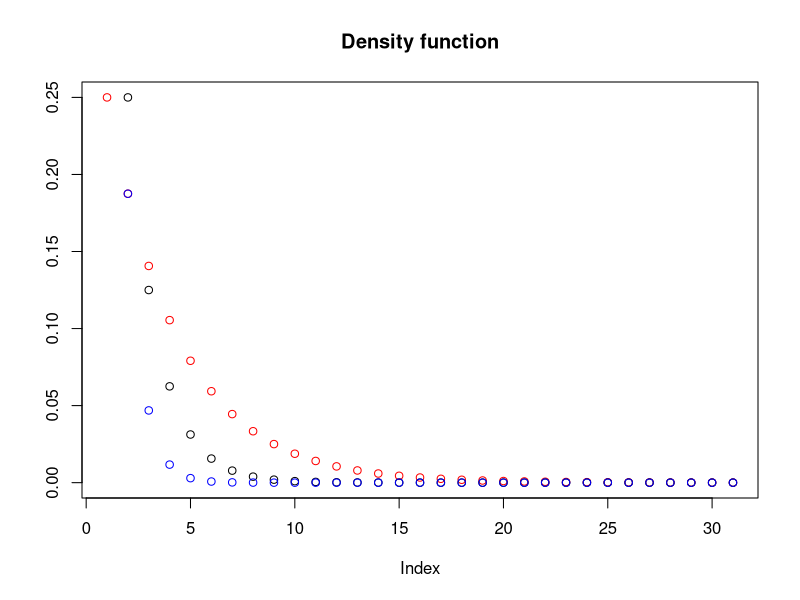
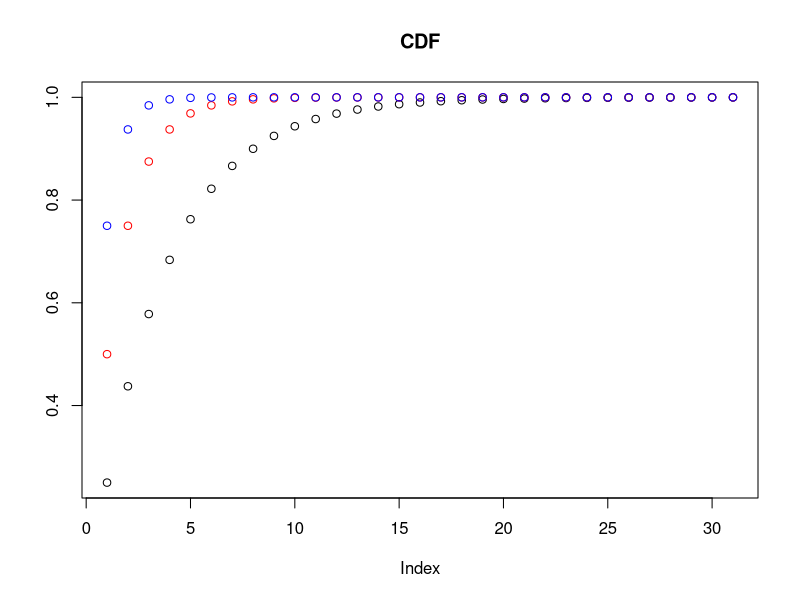
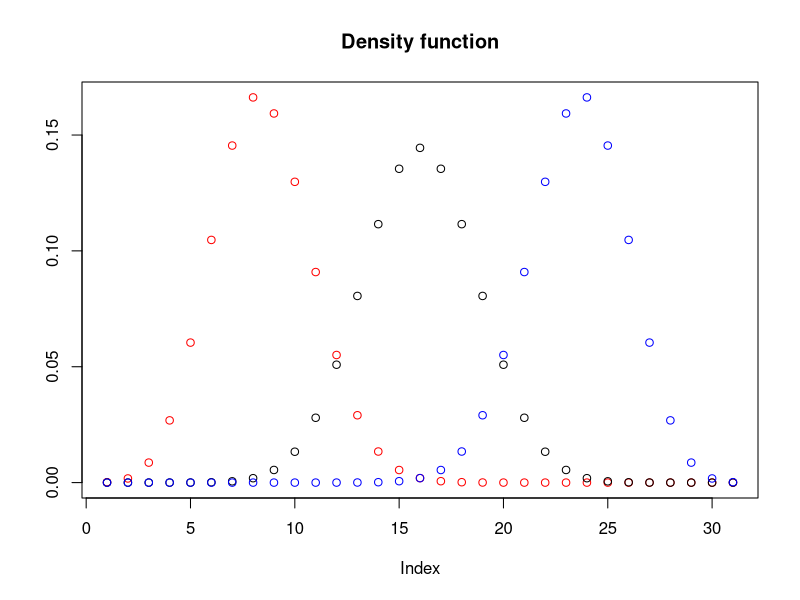
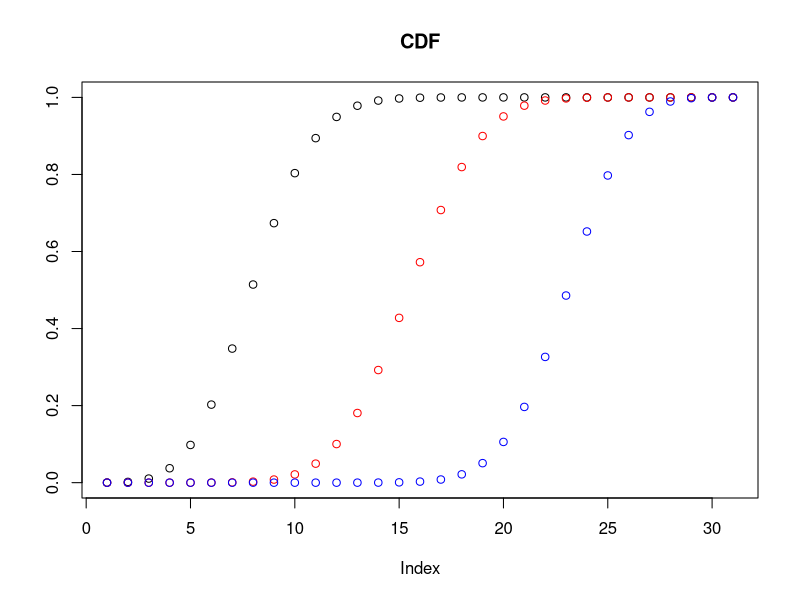
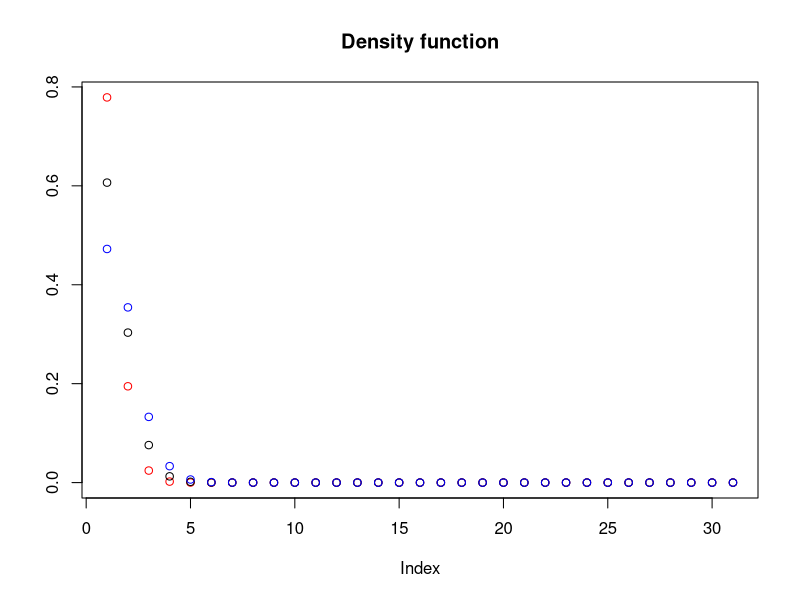
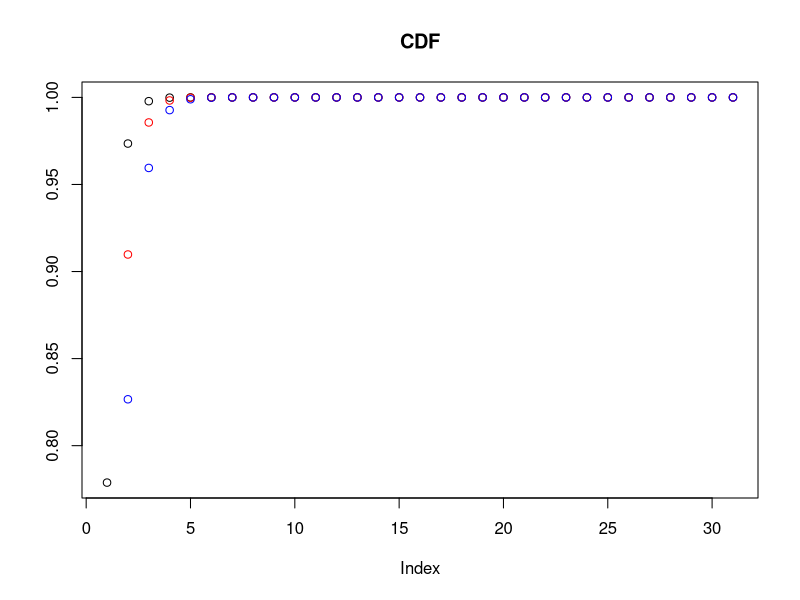
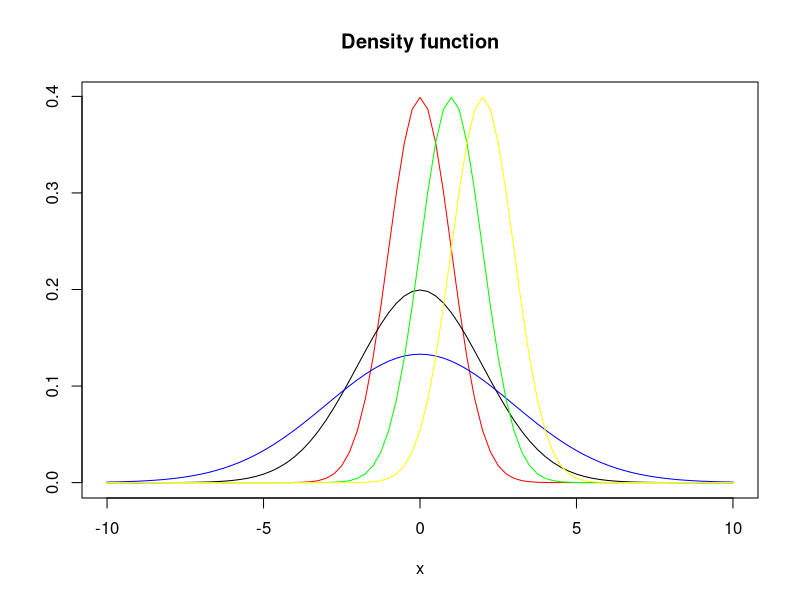
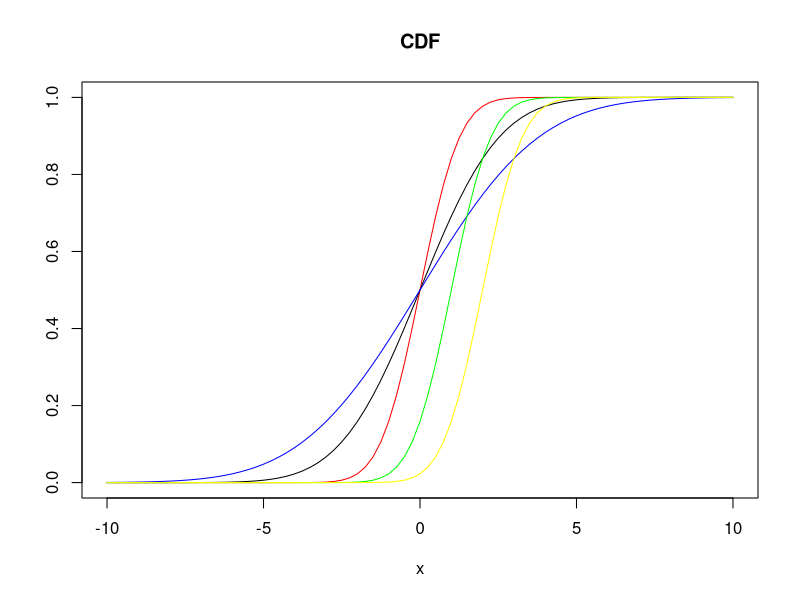

Write R code to recreate these figures, in order.

############################################
#           TP2 - Estimation               #
#             Achraf SEDDIK                #    
############################################

##### Discrete probability distributions #####

x = seq(0,30, 1) #we take coordinates over the ensemble N 

#0. Bernouilli Distribution (parameter p) : 
  # particular case of binomial distribution with n = 1 

#1. Geometric distribution (parameter p)
  #mass function
   plot( dgeom(x, p = 0.25), col = 'red', ylab = '', main = "Density function")
   lines( dgeom(x, p = 0.5), col = 'black', ylab = '', type = 'p')
   lines( dgeom(x, p = 0.75), col = 'blue', ylab = '', type = 'p')

  #cumulative distribution function
   plot( pgeom(x, p=0.25), ylab = '', main = "CDF")
   lines( pgeom(x, p=0.5), col = 'red' , ylab = '',type = 'p')    
   lines( pgeom(x ,p=0.75), col = 'blue' , ylab = '',type = 'p')    
   
#2. binomial distribution (parameters p and n)
  n = 30         #for n = 1
  #mass function
    plot( dbinom(x, n, p =  0.25), col = 'red', ylab = '', main = "Density function")
    lines( dbinom(x, n, p = 0.5), col = 'black', ylab = '',type = 'p')
    lines( dbinom(x, n, p = 0.75), col = 'blue', ylab = '',type = 'p')
    
  #cumulative distribution function
    plot( pbinom(x, n, p=0.25), ylab = '', main = "CDF")
    lines( pbinom(x, n, p=0.5), col = 'red' , ylab = '',type = 'p')    
    lines( pbinom(x, n, p=0.75), col = 'blue' , ylab = '',type = 'p')   
    
#3. Poisson distribution (parameter lambda)
  #mass function
    plot( dpois(x, lambda = 0.25), col = 'red', ylab = '', main = "Density function")
    lines( dpois(x, lambda = 0.5), col = 'black', ylab = '',type = 'p')
    lines( dpois(x, lambda = 0.75), col = 'blue', ylab = '',type = 'p')
    
  #cumulative distribution function
    plot( ppois(x, lambda=0.25), ylab = '', main = "CDF")
    lines( ppois(x, lambda=0.5), col = 'red' , ylab = '',type = 'p')    
    lines( ppois(x, lambda=0.75), col = 'blue' , ylab = '',type = 'p')   
    
##### Continuous probability distributions #####

#4. Gaussian (Normal) distribution (parameters mu and sigma)
  x = seq(-10,10, 0.25) #we take x coordinates over the ensemble R
  #density function
    plot(x, dnorm(x, mean = 0, sd = 1), col = 'red', ylab = '', type = 'l', main = "Density function")
    lines(x, dnorm(x, mean = 0, sd = 2), col = 'black', ylab = '',type = 'l')
    lines(x, dnorm(x, mean = 0, sd = 3), col = 'blue', ylab = '',type = 'l')
    lines(x, dnorm(x, mean = 1, sd = 1), col = 'green', ylab = '',type = 'l')
    lines(x, dnorm(x, mean = 2, sd = 1), col = 'yellow', ylab = '',type = 'l')

  #cumulative distribution function
    plot(x, pnorm(x, mean = 0, sd = 1), col = 'red', ylab = '', type = 'l', main = "CDF")
    lines(x, pnorm(x, mean = 0, sd = 2), col = 'black', ylab = '',type = 'l')
    lines(x, pnorm(x, mean = 0, sd = 3), col = 'blue', ylab = '',type = 'l')
    lines(x, pnorm(x, mean = 1, sd = 1), col = 'green', ylab = '',type = 'l')
    lines(x, pnorm(x, mean = 2, sd = 1), col = 'yellow', ylab = '',type = 'l') 
    
#4. exponential distribution (parameters mu and sigma)
    x = seq(0, 10, 0.25) #we take x coordinates over the ensemble R+
  #density function
    plot(x, dexp(x, rate = 1), col = 'red', ylab = '', type = 'l', main = "Density function")
    lines(x, dexp(x, rate = 2), col = 'black', ylab = '',type = 'l')
    lines(x, dexp(x, rate = 3), col = 'blue', ylab = '',type = 'l')

  #cumulative distribution function
    plot( pexp(x, rate = 1), col = 'red', ylab = '', type = 'l', main = "CDF")
    lines( pexp(x, rate = 2), col = 'black', ylab = '',type = 'l')
    lines( pexp(x, rate = 3), col = 'blue', ylab = '',type = 'l')

    
    